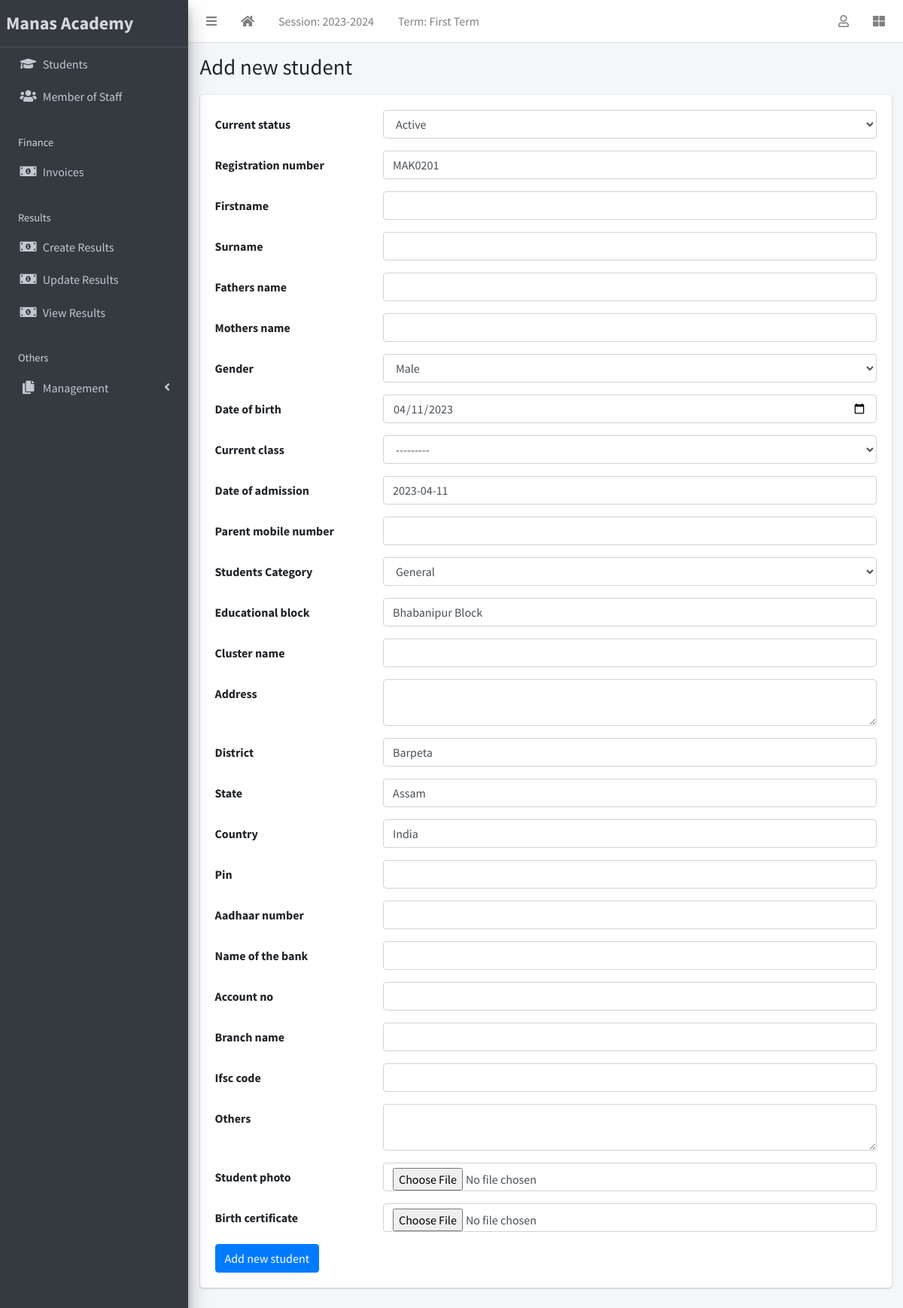
/student/create/ (signed in), run on the app's committed database.
### apps/corecode/models.py (models this page shows, shortened)
class AcademicSession(models.Model):
    name = models.CharField(max_length=200, unique=True)
    current = models.BooleanField(default=True)
    class Meta:
        ordering = ["-name"]

class AcademicTerm(models.Model):
    name = models.CharField(max_length=20, unique=True)
    current = models.BooleanField(default=True)
    class Meta:
        ordering = ["name"]

### apps/students/models.py (models this page shows, shortened)
class Student(models.Model):
    STATUS_CHOICES = [("active", "Active"), ("inactive", "Inactive")]
    GENDER_CHOICES = [("male", "Male"), ("female", "Female")]
    CATEGORY_CHOICE = [("General", "General"),
                       ("SC", "SC"),
                       ("ST", "ST"),
                       ("OBC", "OBC"),
                       ("MOBC", "MOBC"),
                       ("Others", "Others"),
                       ]
    current_status = models.CharField(
        max_length=10, choices=STATUS_CHOICES, default="active"
    )
    registration_number = models.CharField(max_length = 500, default = increment_reg_number, null = True, blank = True)
    firstname = models.CharField(max_length=200)
    surname = models.CharField(max_length=200)
    fathers_name = models.CharField(max_length=200, blank=True)
    mothers_name= models.CharField(max_length=200, blank=True)
    gender = models.CharField(max_length=10, choices=GENDER_CHOICES, default="male")
    date_of_birth = models.DateField(default=timezone.now)
    current_class = models.ForeignKey(
        StudentClass, on_delete=models.SET_NULL, blank=True, null=True
    )
    date_of_admission = models.DateField(default=timezone.now)
    mobile_num_regex = RegexValidator(
        regex="^[0-9]{10,15}$", message="Entered mobile number isn't in a right format!"
    )
    parent_mobile_number = models.CharField(
        validators=[mobile_num_regex], max_length=13, blank=True
    )
    Students_Category = models.CharField(max_length=15, choices=CATEGORY_CHOICE, default="General")
    educational_block = models.CharField(max_length=200, default="Bhabanipur Block")
    cluster_name = models.CharField(max_length=200, blank=True)
    address = models.TextField(blank=True)
    district = models.CharField(max_length=200, default="Barpeta")
    state = models.CharField(max_length=200, default= "Assam")
    country = models.CharField(max_length=200, default= "India")
    pin_regex = RegexValidator(
        regex="^[0-9]{5,7}$", message="Entered Pin number isn't in a right format!"
    )
    pin=models.CharField(validators=[pin_regex], max_length=6, default=None)
    aadhar_no_regex = RegexValidator(
        regex="^[0-9]{11,13}$", message='please entere a correct Aadhar number !'
    )
    aadhaar_number = models.CharField(validators=[aadhar_no_regex], max_length= 15, blank=True)
    name_of_the_bank = models.CharField(max_length=200, blank=True)
    account_no_regex = RegexValidator(
        regex="^[0-9]{10,20}$", message="Entered bank account number isn't in a right format!"
    )
    account_no = models.CharField(validators=[account_no_regex], max_length= 15, blank=True)
    branch_name = models.CharField(max_length=200, blank=True)
    ifsc_code = models.CharField(max_length=10, blank=True)
    others = models.TextField(blank=True)
    student_photo = models.ImageField(blank=True, upload_to="students/student_photos/")
    birth_certificate =models.FileField(blank=True, null=True, upload_to="students/birth_certificate/")
    class Meta:
        ordering = ["firstname", "surname"]

### apps/students/views.py (the view)
# urls.py: path("create/", StudentCreateView.as_view(), name="student-create"),
class StudentCreateView(LoginRequiredMixin, SuccessMessageMixin, CreateView):
    model = Student
    fields = "__all__"
    success_message = "New student successfully added."
    def get_form(self):
        form = super(StudentCreateView, self).get_form()
        form.fields["date_of_birth"].widget = widgets.DateInput(attrs={"type": "date"})
        form.fields["address"].widget = widgets.Textarea(attrs={"rows": 2})
        form.fields["others"].widget = widgets.Textarea(attrs={"rows": 2})
        return form

### apps/corecode/context_processors.py (called while the page is built)
def site_defaults(request):
    current_session = AcademicSession.objects.get(current=True)
    current_term = AcademicTerm.objects.get(current=True)
    vals = SiteConfig.objects.all()
    contexts = {
        "current_session": current_session.name,
        "current_term": current_term.name,
    }
    for val in vals:
        contexts[val.key] = val.value
    return contexts

### apps/corecode/models.py (called while the page is built)
    def __str__(self):
        return self.name

### apps/students/models.py (called while the page is built)
def increment_reg_number():
    last_reg = Student.objects.all().order_by('id').last()
    if not last_reg:
        return 'MAK0200'
    registration_number = last_reg.registration_number
    reg_int = int(registration_number.split('MAK')[-1])
    width = 4
    new_reg_int = reg_int + 1
    formatted = (width - len(str(new_reg_int))) * "0" + str(new_reg_int)
    new_reg_no = 'MAK' + str(formatted)
    return new_reg_no

### apps/students/templates/students/student_form.html (shortened to what this page needs)
{% extends 'base.html' %}
{% block title %}
  {% if object %}
    Update {{ object }}
  {% else %}
    Add new student
  {% endif %}
{% endblock title %}
{% block content %}
<form action="" method="POST" enctype="multipart/form-data">
  {% include 'corecode/form_snippet.html' %}
  {% if object %}
    <input type="submit" class="btn btn-primary" value="Update Record">
  {% else %}
    <input type="submit" class="btn btn-primary" value="Add new student">
  {% endif %}
</form>
{% endblock content %}

### templates/base.html (shortened to what this page needs)
{% load static %}
<!DOCTYPE html>
<html lang="en">
<head>
  <link rel="stylesheet" href="{% static 'plugins/fontawesome-free/css/all.min.css' %}">
  <link rel="stylesheet" href="{% static 'plugins/toastr/toastr.min.css' %}">
  <link rel="stylesheet"
    href="{% static 'plugins/overlayScrollbars/css/OverlayScrollbars.min.css' %}">
  <link rel="stylesheet" href="{% static 'plugins/Datatables/datatables.min.css' %}" />
  <link rel="stylesheet" href="{% static 'dist/css/adminlte.min.css' %}">
</head>
<body
  class="hold-transition sidebar-mini layout-fixed layout-navbar-fixed layout-footer-fixed">
  <div class="wrapper">
    <nav class="main-header navbar navbar-expand navbar-white navbar-light">
      <ul class="navbar-nav">
        <li class="nav-item">
          <a class="nav-link" data-widget="pushmenu" href="#" role="button"><i
              class="fas fa-bars"></i></a>
        </li>
        <li class="nav-item d-none d-sm-inline-block">
          <a href="{% url 'home' %} " class="nav-link"><i class="fa fa-home"></i></a>
        </li>
        <li class="nav-item d-none d-sm-inline-block">
          <a href="{% url 'current-session' %}" class="nav-link">Session: {{ current_session }}</a>
        </li>
        <li class="nav-item d-none d-sm-inline-block">
          <a href="{% url 'current-session' %}" class="nav-link">Term: {{ current_term }}</a>
        </li>
      </ul>
      <ul class="navbar-nav ml-auto">
        <li class="nav-item dropdown">
          <a class="nav-link" data-toggle="dropdown" href="#">
            <i class="far fa-user"></i>
          </a>
        </li>
        <li class="nav-item">
          <a class="nav-link" data-widget="control-sidebar" data-slide="true"
            href="#" role="button"><i class="fas fa-th-large"></i></a>
        </li>
      </ul>
    </nav>
    <aside class="main-sidebar sidebar-dark-primary elevation-4">
      <a href="{% url 'home' %}" class="brand-link"><strong style="font-size: 1.5rem;">Manas Academy</strong></a>
      <div class="sidebar">
        <nav class="mt-2">
          <ul class="nav nav-pills nav-sidebar flex-column"
            data-widget="treeview" role="menu" data-accordion="false">
            <li class="nav-item">
              <a href="{% url 'student-list' %}" class="nav-link">
                <i class="nav-icon fas fa-graduation-cap"></i>
                <p>
                  Students
                </p>
              </a>
            </li>
            <li class="nav-item">
              <a href="{% url 'staff-list' %}" class="nav-link">
                <i class="nav-icon fas fa-users"></i>
                <p>
                  Member of Staff
                </p>
              </a>
            </li>
            <li class="nav-header">Finance</li>
            <li class="nav-item">
              <a href="{% url 'invoice-list' %}" class="nav-link">
                <i class="nav-icon fas fa-money-bill-alt"></i>
                <p>
                  Invoices
                </p>
              </a>
            </li>
            <li class="nav-header">Results</li>
            <li class="nav-item">
              <a href="{% url 'create-result' %}" class="nav-link">
                <i class="nav-icon fas fa-money-bill-alt"></i>
                <p>
                  Create Results
                </p>
              </a>
            </li>
            <li class="nav-item">
              <a href="{% url 'edit-results' %}" class="nav-link">
                <i class="nav-icon fas fa-money-bill-alt"></i>
                <p>
                  Update Results
                </p>
              </a>
            </li>
            <li class="nav-item">
              <a href="{% url 'view-results' %}" class="nav-link">
                <i class="nav-icon fas fa-money-bill-alt"></i>
                <p>
                  View Results
                </p>
              </a>
            </li>
            <li class="nav-header">Others</li>
            <li class="nav-item has-treeview">
              <a href="#" class="nav-link">
                <i class="nav-icon fas fa-copy"></i>
                <p>
                  Management
                  <i class="fas fa-angle-left right"></i>
                </p>
              </a>
            </li>
          </ul>
        </nav>
      </div>
    </aside>
    <div class="content-wrapper">
      <section class="content-header">
        <div class="container-fluid">
          <div class="row mb-1">
            <div class="col-sm-8">
              <h1>{% block title %}{% endblock title %}</h1>
            </div>
            <div class="col-sm-4">
            </div>
          </div>
        </div>
      </section>
      <section class="content">
        <div class="container-fluid">
          <div class="row">
            <div class="col-md-12">
              {% block fullcard %}
              <div class="card">
                <div class="card-body">
                  <div class="row">
                    <div class="col">
                      {% block content %}
                      {% endblock content %}
                    </div>
                  </div>
                </div>
              </div>
              {% endblock fullcard %}
            </div>
          </div>
        </div>
      </section>
    </div>
  </div>
</body>
</html>

### apps/corecode/templates/corecode/form_snippet.html (shortened to what this page needs)
{% load widget_tweaks %}
{% for field in form %}
<div class="form-group row">
  <label class="col-sm-3 col-form-label" for="{{ field.auto_id }}">
    {{ field.label }}
  </label>
  <div class="col-sm-9">
    {{ field | add_class:"form-control"}}
  </div>
</div>
{% endfor %}

### data on the page
AcademicSession: name "2023-2024"
AcademicTerm: name "First Term"
Student: current_status "Active" "MAK0201" "Male" "04/11/2023" "---------" "2023-04-11" "General" "Bhabanipur Block" "Barpeta" "Assam" "India"

### other printed values
{{ field.label }} "Current status" "Registration number" "Firstname" "Surname" "Fathers name" "Mothers name" "Gender" "Date of birth" "Current class" "Date of admission" "Parent mobile number" "Students Category" "Educational block" "Cluster name" "Address" "District" "State" "Country" "Pin" "Aadhaar number" "Name of the bank" "Account no" "Branch name" "Ifsc code" "Others" "Student photo" "Birth certificate"
